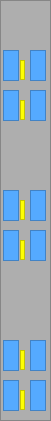
      <widget class="QFrame" name="frame_4">
       <property name="geometry">
        <rect>
         <x>70</x>
         <y>60</y>
         <width>51</width>
         <height>421</height>
        </rect>
       </property>
       <property name="styleSheet">
        <string notr="true">background-color: rgb(174, 174, 174);</string>
       </property>
       <property name="frameShape">
        <enum>QFrame::Shape::StyledPanel</enum>
       </property>
       <property name="frameShadow">
        <enum>QFrame::Shadow::Raised</enum>
       </property>
       <widget class="QFrame" name="frame_11">
        <property name="geometry">
         <rect>
          <x>20</x>
          <y>390</y>
          <width>5</width>
          <height>20</height>
         </rect>
        </property>
        <property name="styleSheet">
         <string notr="true">background-color: rgb(255, 255, 0);</string>
        </property>
        <property name="frameShape">
         <enum>QFrame::Shape::StyledPanel</enum>
        </property>
        <property name="frameShadow">
         <enum>QFrame::Shadow::Raised</enum>
        </property>
       </widget>
       <widget class="QFrame" name="frame_12">
        <property name="geometry">
         <rect>
          <x>20</x>
          <y>350</y>
          <width>5</width>
          <height>20</height>
         </rect>
        </property>
        <property name="styleSheet">
         <string notr="true">background-color: rgb(255, 255, 0);</string>
        </property>
        <property name="frameShape">
         <enum>QFrame::Shape::StyledPanel</enum>
        </property>
        <property name="frameShadow">
         <enum>QFrame::Shadow::Raised</enum>
        </property>
       </widget>
       <widget class="QFrame" name="frame_14">
        <property name="geometry">
         <rect>
          <x>20</x>
          <y>240</y>
          <width>5</width>
          <height>20</height>
         </rect>
        </property>
        <property name="styleSheet">
         <string notr="true">background-color: rgb(255, 255, 0);</string>
        </property>
        <property name="frameShape">
         <enum>QFrame::Shape::StyledPanel</enum>
        </property>
        <property name="frameShadow">
         <enum>QFrame::Shadow::Raised</enum>
        </property>
       </widget>
       <widget class="QFrame" name="frame_13">
        <property name="geometry">
         <rect>
          <x>20</x>
          <y>200</y>
          <width>5</width>
          <height>20</height>
         </rect>
        </property>
        <property name="styleSheet">
         <string notr="true">background-color: rgb(255, 255, 0);</string>
        </property>
        <property name="frameShape">
         <enum>QFrame::Shape::StyledPanel</enum>
        </property>
        <property name="frameShadow">
         <enum>QFrame::Shadow::Raised</enum>
        </property>
       </widget>
       <widget class="QFrame" name="frame_16">
        <property name="geometry">
         <rect>
          <x>20</x>
          <y>100</y>
          <width>5</width>
          <height>20</height>
         </rect>
        </property>
        <property name="styleSheet">
         <string notr="true">background-color: rgb(255, 255, 0);</string>
        </property>
        <property name="frameShape">
         <enum>QFrame::Shape::StyledPanel</enum>
        </property>
        <property name="frameShadow">
         <enum>QFrame::Shadow::Raised</enum>
        </property>
       </widget>
       <widget class="QFrame" name="frame_15">
        <property name="geometry">
         <rect>
          <x>20</x>
          <y>60</y>
          <width>5</width>
          <height>20</height>
         </rect>
        </property>
        <property name="styleSheet">
         <string notr="true">background-color: rgb(255, 255, 0);</string>
        </property>
        <property name="frameShape">
         <enum>QFrame::Shape::StyledPanel</enum>
        </property>
        <property name="frameShadow">
         <enum>QFrame::Shadow::Raised</enum>
        </property>
       </widget>
       <widget class="QFrame" name="autoposV4_1">
        <property name="geometry">
         <rect>
          <x>30</x>
          <y>50</y>
          <width>16</width>
          <height>31</height>
         </rect>
        </property>
        <property name="styleSheet">
         <string notr="true">background-color: rgb(85, 170, 255);</string>
        </property>
        <property name="frameShape">
         <enum>QFrame::Shape::StyledPanel</enum>
        </property>
        <property name="frameShadow">
         <enum>QFrame::Shadow::Raised</enum>
        </property>
       </widget>
       <widget class="QFrame" name="autoposV1_1">
        <property name="geometry">
         <rect>
          <x>3</x>
          <y>50</y>
          <width>16</width>
          <height>31</height>
         </rect>
        </property>
        <property name="styleSheet">
         <string notr="true">background-color: rgb(85, 170, 255);</string>
        </property>
        <property name="frameShape">
         <enum>QFrame::Shape::StyledPanel</enum>
        </property>
        <property name="frameShadow">
         <enum>QFrame::Shadow::Raised</enum>
        </property>
       </widget>
       <widget class="QFrame" name="autoposV3_1">
        <property name="geometry">
         <rect>
          <x>30</x>
          <y>90</y>
          <width>16</width>
          <height>31</height>
         </rect>
        </property>
        <property name="styleSheet">
         <string notr="true">background-color: rgb(85, 170, 255);</string>
        </property>
        <property name="frameShape">
         <enum>QFrame::Shape::StyledPanel</enum>
        </property>
        <property name="frameShadow">
         <enum>QFrame::Shadow::Raised</enum>
        </property>
       </widget>
       <widget class="QFrame" name="autoposV2_1">
        <property name="geometry">
         <rect>
          <x>3</x>
          <y>90</y>
          <width>16</width>
          <height>31</height>
         </rect>
        </property>
        <property name="styleSheet">
         <string notr="true">background-color: rgb(85, 170, 255);</string>
        </property>
        <property name="frameShape">
         <enum>QFrame::Shape::StyledPanel</enum>
        </property>
        <property name="frameShadow">
         <enum>QFrame::Shadow::Raised</enum>
        </property>
       </widget>
       <widget class="QFrame" name="autoposV4_5">
        <property name="geometry">
         <rect>
          <x>30</x>
          <y>190</y>
          <width>16</width>
          <height>31</height>
         </rect>
        </property>
        <property name="styleSheet">
         <string notr="true">background-color: rgb(85, 170, 255);</string>
        </property>
        <property name="frameShape">
         <enum>QFrame::Shape::StyledPanel</enum>
        </property>
        <property name="frameShadow">
         <enum>QFrame::Shadow::Raised</enum>
        </property>
       </widget>
       <widget class="QFrame" name="autoposV3_5">
        <property name="geometry">
         <rect>
          <x>30</x>
          <y>230</y>
          <width>16</width>
          <height>31</height>
         </rect>
        </property>
        <property name="styleSheet">
         <string notr="true">background-color: rgb(85, 170, 255);</string>
        </property>
        <property name="frameShape">
         <enum>QFrame::Shape::StyledPanel</enum>
        </property>
        <property name="frameShadow">
         <enum>QFrame::Shadow::Raised</enum>
        </property>
       </widget>
       <widget class="QFrame" name="autoposV2_5">
        <property name="geometry">
         <rect>
          <x>3</x>
          <y>230</y>
          <width>16</width>
          <height>31</height>
         </rect>
        </property>
        <property name="styleSheet">
         <string notr="true">background-color: rgb(85, 170, 255);</string>
        </property>
        <property name="frameShape">
         <enum>QFrame::Shape::StyledPanel</enum>
        </property>
        <property name="frameShadow">
         <enum>QFrame::Shadow::Raised</enum>
        </property>
       </widget>
       <widget class="QFrame" name="autoposV1_5">
        <property name="geometry">
         <rect>
          <x>3</x>
          <y>190</y>
          <width>16</width>
          <height>31</height>
         </rect>
        </property>
        <property name="styleSheet">
         <string notr="true">background-color: rgb(85, 170, 255);</string>
        </property>
        <property name="frameShape">
         <enum>QFrame::Shape::StyledPanel</enum>
        </property>
        <property name="frameShadow">
         <enum>QFrame::Shadow::Raised</enum>
        </property>
       </widget>
       <widget class="QFrame" name="autoposV4_9">
        <property name="geometry">
         <rect>
          <x>30</x>
          <y>340</y>
          <width>16</width>
          <height>31</height>
         </rect>
        </property>
        <property name="styleSheet">
         <string notr="true">background-color: rgb(85, 170, 255);</string>
        </property>
        <property name="frameShape">
         <enum>QFrame::Shape::StyledPanel</enum>
        </property>
        <property name="frameShadow">
         <enum>QFrame::Shadow::Raised</enum>
        </property>
       </widget>
       <widget class="QFrame" name="autoposV1_9">
        <property name="geometry">
         <rect>
          <x>3</x>
          <y>340</y>
          <width>16</width>
          <height>31</height>
         </rect>
        </property>
        <property name="styleSheet">
         <string notr="true">background-color: rgb(85, 170, 255);</string>
        </property>
        <property name="frameShape">
         <enum>QFrame::Shape::StyledPanel</enum>
        </property>
        <property name="frameShadow">
         <enum>QFrame::Shadow::Raised</enum>
        </property>
       </widget>
       <widget class="QFrame" name="autoposV2_9">
        <property name="geometry">
         <rect>
          <x>3</x>
          <y>380</y>
          <width>16</width>
          <height>31</height>
         </rect>
        </property>
        <property name="styleSheet">
         <string notr="true">background-color: rgb(85, 170, 255);</string>
        </property>
        <property name="frameShape">
         <enum>QFrame::Shape::StyledPanel</enum>
        </property>
        <property name="frameShadow">
         <enum>QFrame::Shadow::Raised</enum>
        </property>
       </widget>
       <widget class="QFrame" name="autoposV3_9">
        <property name="geometry">
         <rect>
          <x>30</x>
          <y>380</y>
          <width>16</width>
          <height>31</height>
         </rect>
        </property>
        <property name="styleSheet">
         <string notr="true">background-color: rgb(85, 170, 255);</string>
        </property>
        <property name="frameShape">
         <enum>QFrame::Shape::StyledPanel</enum>
        </property>
        <property name="frameShadow">
         <enum>QFrame::Shadow::Raised</enum>
        </property>
       </widget>
      </widget>
